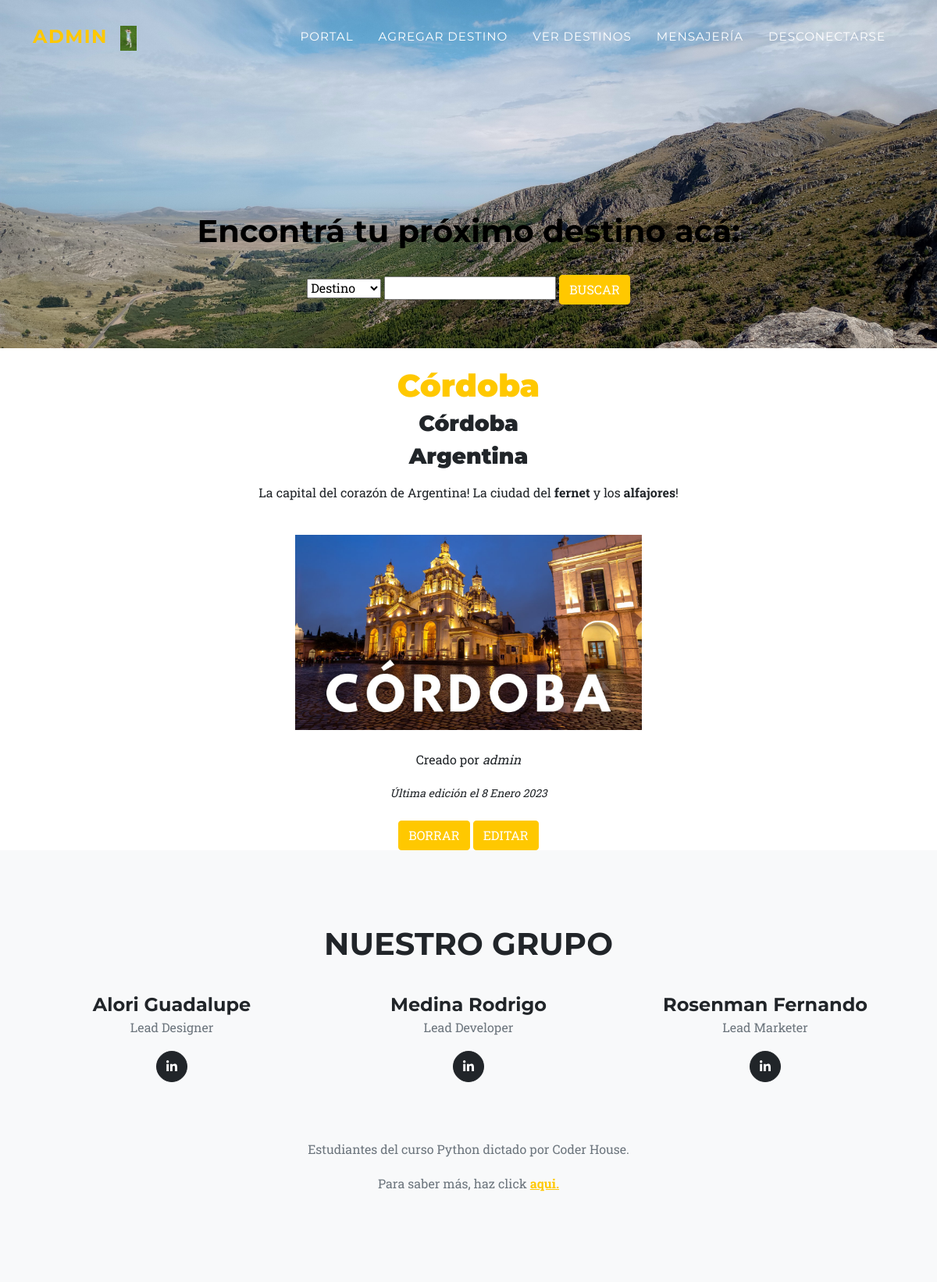
/paginaposteo/36 (signed in), run on the app's committed database.
### AppUsuarios/models.py (models this page shows, shortened)
class Posteo(models.Model):
    usuario_posteo = models.ForeignKey(User, on_delete=models.CASCADE)
    titulo_posteo = models.CharField(max_length=40)
    subtitulo_posteo = models.CharField(max_length=40,default='Provincia')
    subtitulo2_posteo = models.CharField(max_length=40,default='Pais')
    contenido_posteo = RichTextField(blank=True,null=True)
    imagen_post = models.ImageField(upload_to='posteos', blank=True)
    fecha_posteo_imagen = models.DateField(blank=True, null=True)

### AppUsuarios/views.py (the view)
# urls.py: path("paginaposteo/<id>", paginaPosteo, name="paginaposteo"),
@login_required
def paginaPosteo(request,id):
    paginaposteo = Posteo.objects.get(id=id)
    return render(request, "PaginaPosteo.html",{"imagen":mostrarImagen(request), "paginaposteo":paginaposteo})

### AppUsuarios/views.py (called while the page is built)
@login_required
def mostrarImagen(request):
    lista=ImagenPerfil.objects.filter(user=request.user)
    if len(lista)!=0:
        imagen=lista[0].imagen.url
    else:
        imagen="/media/Perfil/homero.jpg"
    return imagen

### AppUsuarios/Templates/PaginaPosteo.html (shortened to what this page needs)
{% extends "PadreHome.html" %}
{% block avatar %}
<a class="navbar-brand" href={% url 'perfil' %}><img height="200px" src="" alt="">{{user}}</a>
<br>
<a class="navbar-brand" href={% url 'perfil' %}><img height="600px" src="{{ imagen }}" alt=""></a>
{% endblock %}
{% block nav %}
<li class="nav-item"><a class="nav-link" href={% url 'portal' %}>Portal</a></li>
<li class="nav-item"><a class="nav-link" href={% url 'postear' %}>Agregar destino</a></li>
<li class="nav-item"><a class="nav-link" href={% url 'verposteo' %}>Ver destinos</a></li>
<li class="nav-item"><a class="nav-link" href={% url 'mensajeUsuarios' %}>Mensajería</a></li>
<li class="nav-item"><a class="nav-link" href={% url 'desconectarse' %}>Desconectarse</a></li>
{% endblock %}
{% block titulo %}
<h1 style="color:black"> Encontrá tu próximo destino acá: </h1>
<br>
<form method="get" action="{% url 'buscarposteo' %}">
    <select name="buscar_por">
        <option value="titulo_posteo">Destino</option>
    </select>
    <input type="text" name="titulo_posteo" id="titulo_posteo">
    <input class="btn btn-primary btn-s text-uppercase" type="submit" value="buscar">
</form>
<br>
{% endblock %}
{% block contenido %}
<CENTER>
    <br>
    <h1 style="color: #ffc800"><strong>{{ paginaposteo.titulo_posteo }}</strong></h1>
    <h3><b>{{ paginaposteo.subtitulo_posteo}}</b></h3>
    <h3><b>{{ paginaposteo.subtitulo2_posteo}}</b></h3>
    <p>{{ paginaposteo.contenido_posteo | safe}} </p>
    <br>
    <img height="250px" src={{ paginaposteo.imagen_post.url |safe }} alt="">
    <br>
    <br>
    <p>Creado por <em>{{ paginaposteo.usuario_posteo }}</em></p>
    <small><i>Última edición el {{ paginaposteo.fecha_posteo_imagen }} </i></small>
    <br>
    <br>
    {% if user.is_superuser or user.is_usuario_posteo %}
        <form action="{% url 'eliminarposteo' %}" method="post">
            <input class="btn btn-primary btn-s text-uppercase" type="submit" value="borrar">
            <a class="btn btn-primary btn-s text-uppercase" href="{% url "editarposteo" paginaposteo.id %}">Editar</a>
            </form>
    {% endif %}
</CENTER>
{% endblock %}

### data on the page
Posteo: titulo_posteo "Córdoba", subtitulo_posteo "Córdoba", subtitulo2_posteo "Argentina", contenido_posteo "La capital del corazón de Argentina! La ciudad del fernet y los alfajores !", imagen_post (placeholder picture), usuario_posteo "admin", fecha_posteo_imagen "8 Enero 2023"
